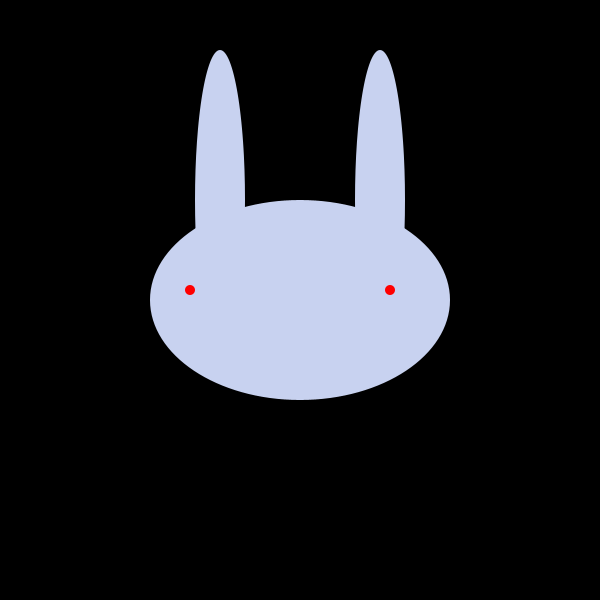
Frame 1 (no input)
Frame 60 (the mouse pressed at the canvas centre just before this capture): identical to frame 1, image omitted
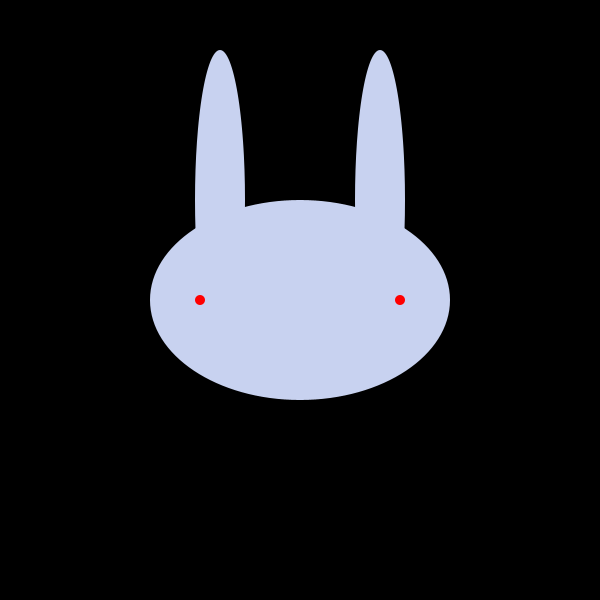
Frame 120 (the mouse held since frame 60 and released just before this capture)

The Processing sketch that drew these frames (run headless with seeded random() and noise(); from frame 60 on, the mouse is pressed at the canvas centre):

// Processing sketch: D16
// ── D16.pde
void setup(){
  size(600,600);
}


void draw(){
  background(0,0,0);
    
  noStroke();
  
  fill(200,210,240);
  ellipse(220,200,50,300);
  ellipse(380,200,50,300);
  
  ellipse(300,300,300,200);
  
  fill(255,0,0);
  
  float dX = map(mouseX, 0, 600, -10, 10);
  float dY = map(mouseY, 0, 600, -10, 10);
  
  ellipse(200+dX, 300+dY, 10, 10);
  ellipse(400+dX, 300+dY, 10, 10);
} 
